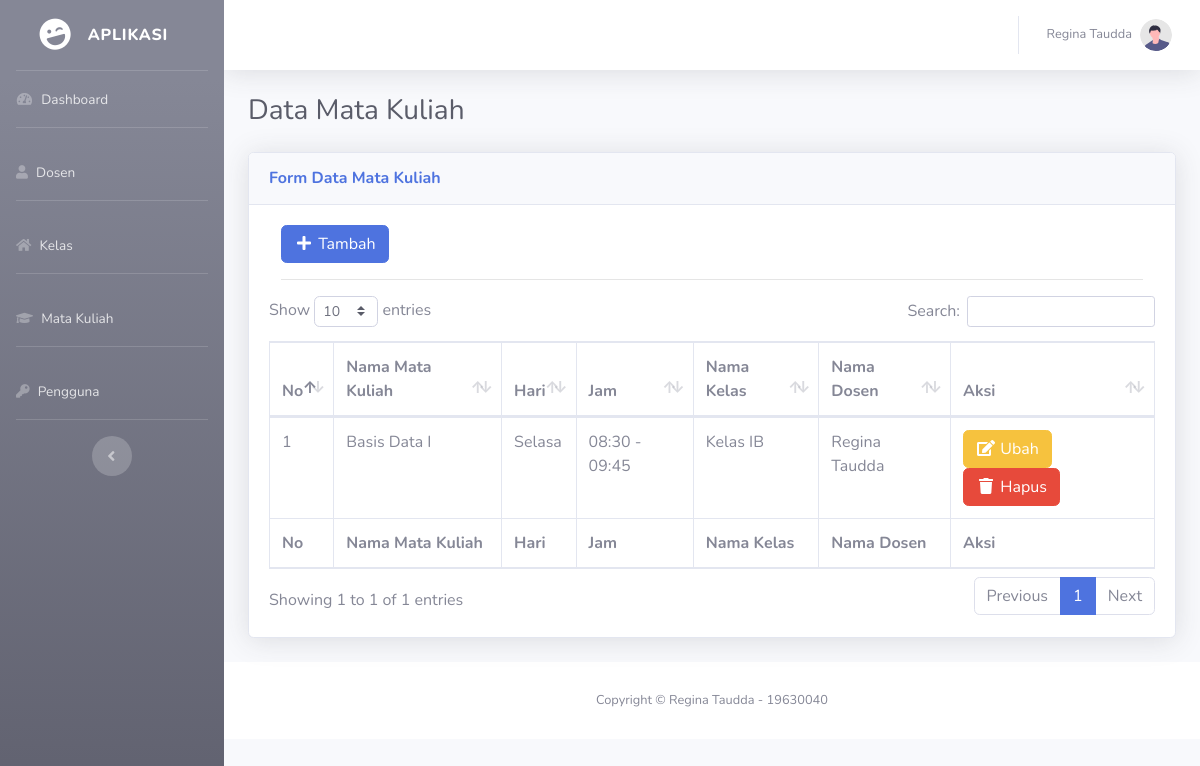
The page /matkul.php (signed in) on the database its author committed.
### tables this page shows
CREATE TABLE IF NOT EXISTS `pengguna` (
`id_pengguna` int(11) NOT NULL,
  `nama_pengguna` varchar(100) NOT NULL,
  `user` varchar(100) NOT NULL,
  `pass` varchar(100) NOT NULL
);

CREATE TABLE IF NOT EXISTS `matkul` (
`id_matkul` int(11) NOT NULL,
  `nama_matkul` varchar(100) NOT NULL,
  `hari` varchar(50) NOT NULL,
  `jam` varchar(50) NOT NULL,
  `id_kelas` int(11) NOT NULL,
  `id_dosen` int(11) NOT NULL
);

CREATE TABLE IF NOT EXISTS `kelas` (
`id_kelas` int(11) NOT NULL,
  `nama_kelas` varchar(100) NOT NULL
);

CREATE TABLE IF NOT EXISTS `dosen` (
`id_dosen` int(11) NOT NULL,
  `nama_dosen` varchar(100) NOT NULL,
  `nohp` varchar(20) NOT NULL,
  `email` varchar(100) NOT NULL
);

CREATE TABLE IF NOT EXISTS `profil` (
`id` int(11) NOT NULL,
  `nama_aplikasi` varchar(100) NOT NULL,
  `nama_profil` varchar(100) NOT NULL,
  `nomor_profil` varchar(100) NOT NULL
);

### config/profil.php (called while the page is built, shortened)
<?php
$query_profil = mysqli_query($link, "select * from profil");
$data_profil = mysqli_fetch_array($query_profil);
$nama_profil = $data_profil['nama_profil'];
$nomor_profil = $data_profil['nomor_profil'];

### pages/center-matkul.php (the view, shortened to what this page needs)
<div class="container-fluid">
    <h1 class="h3 mb-4 text-gray-800"><?= $judul; ?></h1>
    <div class="card shadow mb-4">
        <div class="card-header py-3">
            <h6 class="m-0 font-weight-bold text-primary"><?= $judul_form; ?></h6>
        </div>
        <div class="card-body">
            <div class="col-12">
                <button type="button" class="btn btn-primary" title="Tambah" data-toggle="modal" data-target="#tambah"><i class="fa fa-fw fa-plus"></i> Tambah</button>
                <hr />
            </div>
            <div class=" table-responsive">
                <table class="table table-bordered" id="dataTable" width="100%" cellspacing="0">
                    <thead>
                        <tr>
                            <th>No</th>
                            <th>Nama Mata Kuliah</th>
                            <th>Hari</th>
                            <th>Jam</th>
                            <th>Nama Kelas</th>
                            <th>Nama Dosen</th>
                            <th>Aksi</th>
                        </tr>
                    </thead>
                    <tfoot>
                        <tr>
                            <th>No</th>
                            <th>Nama Mata Kuliah</th>
                            <th>Hari</th>
                            <th>Jam</th>
                            <th>Nama Kelas</th>
                            <th>Nama Dosen</th>
                            <th>Aksi</th>
                        </tr>
                    </tfoot>
                    <tbody>
                        <?php
                        $no = 1;
                        $query_matkul = mysqli_query($link, "select * from matkul order by id_matkul asc");
                        if (mysqli_num_rows($query_matkul) > 0) {
                            while ($data_matkul = mysqli_fetch_array($query_matkul)) {
                                $id_matkul = $data_matkul['id_matkul'];
                                $hari = $data_matkul['hari'];
                                $jam = $data_matkul['jam'];
                                $nama_matkul = $data_matkul['nama_matkul'];
                                $id_dosen = $data_matkul['id_dosen'];
                                $query_dosen = mysqli_query($link, "select * from dosen where id_dosen='$id_dosen' order by id_dosen asc");
                                $data_dosen = mysqli_fetch_array($query_dosen);
                                $nama_dosen = $data_dosen['nama_dosen'];
                                $id_kelas = $data_matkul['id_kelas'];
                                $query_kelas = mysqli_query($link, "select * from kelas where id_kelas='$id_kelas' order by id_kelas asc");
                                $data_kelas = mysqli_fetch_array($query_kelas);
                                $nama_kelas = $data_kelas['nama_kelas'];
                        ?>
                                <tr>
                                    <td><?= $no; ?></td>
                                    <td><?= $nama_matkul; ?></td>
                                    <td><?= $hari; ?></td>
                                    <td><?= $jam; ?></td>
                                    <td><?= $nama_kelas; ?></td>
                                    <td><?= $nama_dosen; ?></td>
                                    <td><a href="#" title="Ubah" data-toggle="modal" data-target="#ubah<?php echo $id_matkul; ?>"><button type="button" class="btn btn-warning "><i class="fa fa-fw fa-edit"></i> Ubah</button></a>&nbsp;&nbsp;<a href="proses/proses-matkul.php?s=<?php echo $id_matkul; ?>" title="Hapus" onclick="return confirm('Apakah anda yakin ingin menghapus data <?php echo $nama_matkul; ?>?')"><button type="button" class="btn btn-danger "><i class="fa fa-fw fa-trash"></i> Hapus </button></a></td>
                                </tr>
                        <?php $no++;
                            }
                        }
                        ?>
                    </tbody>
                </table>
            </div>
        </div>
    </div>
</div>

### matkul.php (shortened to what this page needs)
<?php
include 'config/koneksi.php';
include 'config/profil.php';
if (!isset($_SESSION['user'])) {
    echo "<script>alert('Anda belum login, silahkan login terlebih dahulu!');window.location ='login.php';</script>";
} else {
    $user = $_SESSION['user'];
    $query_session = mysqli_query($link, "select * from pengguna where user='$user'");
    if (mysqli_num_rows($query_session) == 1) {
        $judul = 'Data Mata Kuliah';
        $judul_form = 'Form Data Mata Kuliah';
        include "templates/header.php";
        include "templates/sidebar.php";
        include "templates/topnavbar.php";
        include "pages/center-matkul.php";
        include "templates/footer.php";
    } else {
        echo "<script>alert('Anda belum masuk, silahkan masuk terlebih dahulu!');window.location ='login.php';</script>";
    }
}

### templates/header.php (shortened to what this page needs)
<!DOCTYPE html>
<html lang="en">
<head>
    <link href="assets/vendor/fontawesome-free/css/all.min.css" rel="stylesheet" type="text/css">
    <link href="assets/css/sb-admin-2.min.css" rel="stylesheet">
    <link href="assets/vendor/datatables/dataTables.bootstrap4.min.css" rel="stylesheet">
    <?php
    $data_session = mysqli_fetch_array($query_session);
    $nama_penggunalogin = $data_session['nama_pengguna'];
    ?>
</head>
<body id="page-top">
    <div id="wrapper">

### templates/sidebar.php
<ul class="navbar-nav bg-gradient-secondary sidebar sidebar-dark accordion" id="accordionSidebar">
    <a class="sidebar-brand d-flex align-items-center justify-content-center" href="index.html">
        <div class="sidebar-brand-icon rotate-n-15">
            <i class="fas fa-laugh-wink"></i>
        </div>
        <div class="sidebar-brand-text mx-3">Aplikasi</div>
    </a>
    <hr class="sidebar-divider my-0">
    <li class="nav-item">
        <a class="nav-link" href="index.php">
            <i class="fas fa-fw fa-tachometer-alt"></i>
            <span>Dashboard</span></a>
    </li>
    <hr class="sidebar-divider">
    <li class="nav-item">
        <a class="nav-link" href="dosen.php">
            <i class="fa fa-user" aria-hidden="true"></i>
            <span>Dosen</span></a>
    </li>
    <hr class="sidebar-divider">
    <li class="nav-item">
        <a class="nav-link" href="kelas.php">
            <i class="fa fa-home" aria-hidden="true"></i>
            <span>Kelas</span></a>
    </li>
    <hr class="sidebar-divider">
    <li class="nav-item">
        <a class="nav-link" href="matkul.php">
            <i class="fa fa-graduation-cap" aria-hidden="true"></i>
            <span>Mata Kuliah</span></a>
    </li>
    <hr class="sidebar-divider">
    <li class="nav-item">
        <a class="nav-link" href="pengguna.php">
            <i class="fa fa-key" aria-hidden="true"></i>
            <span>Pengguna</span></a>
    </li>
    <hr class="sidebar-divider d-none d-md-block">
    <div class="text-center d-none d-md-inline">
        <button class="rounded-circle border-0" id="sidebarToggle"></button>
    </div>
</ul>
<div id="content-wrapper" class="d-flex flex-column">
    <div id="content">

### templates/topnavbar.php (shortened to what this page needs)
<nav class="navbar navbar-expand navbar-light bg-white topbar mb-4 static-top shadow">
    <ul class="navbar-nav ml-auto">
        <li class="nav-item dropdown no-arrow">
            <a class="nav-link dropdown-toggle" href="#" id="userDropdown" role="button" data-toggle="dropdown" aria-haspopup="true" aria-expanded="false">
                <span class="mr-2 d-none d-lg-inline text-gray-600 small"><?= $nama_penggunalogin; ?></span>
                <img class="img-profile rounded-circle" src="assets/img/undraw_profile.svg">
            </a>
        </li>
    </ul>
</nav>

### templates/footer.php (shortened to what this page needs)
<footer class="sticky-footer bg-white">
    <div class="container my-auto">
        <div class="copyright text-center my-auto">
            <span>Copyright &copy; <?= $nama_profil . ' - ' . $nomor_profil; ?></span>
        </div>
    </div>
</footer>
</div>
</div>
</body>
</html>

### rows shown on the page
pengguna: nama_pengguna "Regina Taudda"
matkul: nama_matkul "Basis Data I", hari "Selasa", jam "08:30 - 09:45", id_kelas.nama_kelas "Kelas IB", id_dosen.nama_dosen "Regina Taudda"
profil: nama_profil "Regina Taudda", nomor_profil "19630040"

### other values the page prints
$judul "Data Mata Kuliah"
$judul_form "Form Data Mata Kuliah"
